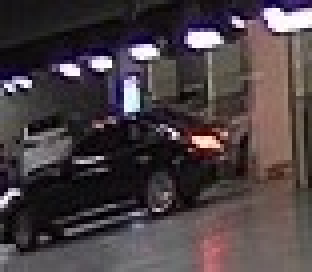
#> input picture cv/crop0.jpg, 78 x 68 px (shown 4 times larger)
$ python contours2.py
#> lines starting #> are read from the running program, lines starting #| are printed output that depends on the picture; after the words box and inside, x2 and y2 are one past the last pixel; in counts of white or black regions, pixels touching at a corner belong together
import sys
import random
import numpy as np
import cv2

src = cv2.imread('crop0.jpg')
#> src is the input picture: shape (68, 78, 3); mean B, G, R 67.6, 64.2, 73.9

if src is None:
    print('Image load failed!')
    sys.exit()

src = cv2.resize(src, (0, 0), fx=3.0, fy=3.0)
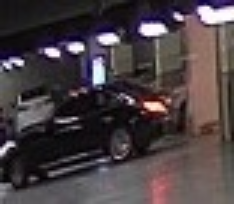
#> src: shape (204, 234, 3); mean B, G, R 67.5, 64.1, 73.9
src_gray = cv2.cvtColor(src, cv2.COLOR_BGR2GRAY)
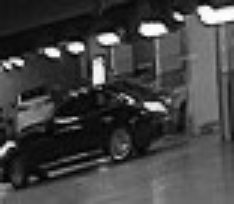
#> src_gray: shape (204, 234); min 0, max 254, mean 67.4

h, w = src.shape[:2]
#> h = 204; w = 234
dst1 = np.zeros((h, w, 3), np.uint8)
dst2 = np.zeros((h, w, 3), np.uint8)

# 이진화
_, src_bin = cv2.threshold(src_gray, 0, 255, cv2.THRESH_BINARY | cv2.THRESH_OTSU)
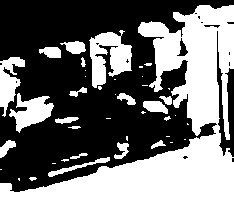
#> src_bin: shape (204, 234); 43.8% white; 42 white regions (22 under 20 px)

# 외곽선 검출
contours, _ = cv2.findContours(src_bin, cv2.RETR_EXTERNAL, cv2.CHAIN_APPROX_NONE)
#> contours = 42 contours, 25 with area under 20; largest, box (x1, y1, x2, y2) and area: (0, 5, 234, 204) 15334, (89, 30, 132, 88) 1322, (9, 93, 54, 133) 806, (0, 57, 25, 117) 672, (143, 101, 168, 114) 198

for i in range(len(contours)):
    pts = contours[i]

    c = (random.randint(0, 255), random.randint(0, 255), random.randint(0, 255))
    cv2.drawContours(dst1, contours, i, c, 1)

    # 너무 작은 객체는 제외
    if (cv2.contourArea(pts) < 200):
        continue

    # 외곽선 근사화
    approx = cv2.approxPolyDP(pts, cv2.arcLength(pts, True)*0.02, True)

    # 컨벡스가 아니면 제외
    if not cv2.isContourConvex(approx):
        continue

    if len(approx) == 4:
        cv2.drawContours(dst2, contours, i, c, 2)
#> this loop made 42 passes
#> c on passes 1, 2, 4, 5, 6, 7, 9, 10, 11, 13, 14, 15: (197, 215, 20), (132, 248, 207), (111, 71, 144), (71, 48, 128), (75, 158, 50), (37, 169, 241), (161, 104, 244), (226, 133, 31), (7, 47, 204), (124, 166, 32), (97, 113, 122), (72, 229, 46)
#> (pts, c) on passes 3, 8, 12, 16, 20, 24: ([[0, 169], [1, 169]], (155, 244, 183)), ([[170, 142], [171, 142], [172, 142], [171, 142]], (51, 181, 222)), ([[184, 139], [185, 139]], (0, 252, 170)), ([[187, 123], [187, 124], [188, 124]], (41, 163, 250)), ([[175, 115]], (197, 162, 123)), ([[115, 94]], (66, 76, 19))
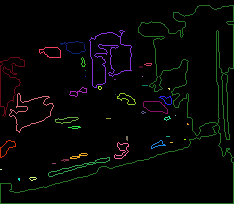
#> dst1: shape (204, 234, 3); mean of channels 0, 1, 2 4.6, 6.1, 5.2; drawn as B, G, R
#> dst2: shape (204, 234, 3); every value is 0


cv2.imshow('src', src)
cv2.imshow('src_bin', src_bin)
cv2.imshow('dst1', dst1)
cv2.imshow('dst2', dst2)
cv2.waitKey()
cv2.destroyAllWindows()

$ run again, with cv/crop1.jpg copied over cv/crop0.jpg
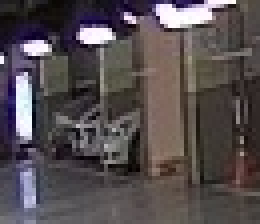
#> input picture cv/crop1.jpg, 65 x 56 px (shown 4 times larger)
#> src is the input picture: shape (56, 65, 3); mean B, G, R 79.7, 77.3, 85
#> src: shape (168, 195, 3)
#> `_, src_bin = cv2.threshold(src_gray, 0, 255, cv2.THRESH_BINARY | cv2.T..`:
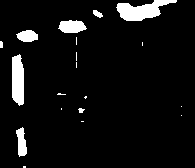
#> src_bin: shape (168, 195); 6.4% white; 19 white regions (11 under 20 px)
#> contours = 19 contours, 13 with area under 20; largest, box (x1, y1, x2, y2) and area: (116, 0, 177, 21) 632, (12, 54, 24, 106) 488, (58, 20, 87, 33) 253, (16, 127, 27, 157) 184, (16, 30, 38, 42) 172, (93, 10, 103, 18) 36
#> the loop `for i in range(len(contours)):` made 19 passes
#> c on passes 1, 2, 5, 8, 9, 10, 11, 12: (197, 215, 20), (132, 248, 207), (71, 48, 128), (51, 181, 222), (161, 104, 244), (226, 133, 31), (7, 47, 204), (0, 252, 170)
#> after the loop `for i in range(len(contours)):`:
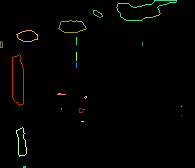
#> dst1: shape (168, 195, 3); mean of channels 0, 1, 2 1.4, 2.6, 2.4; drawn as B, G, R
